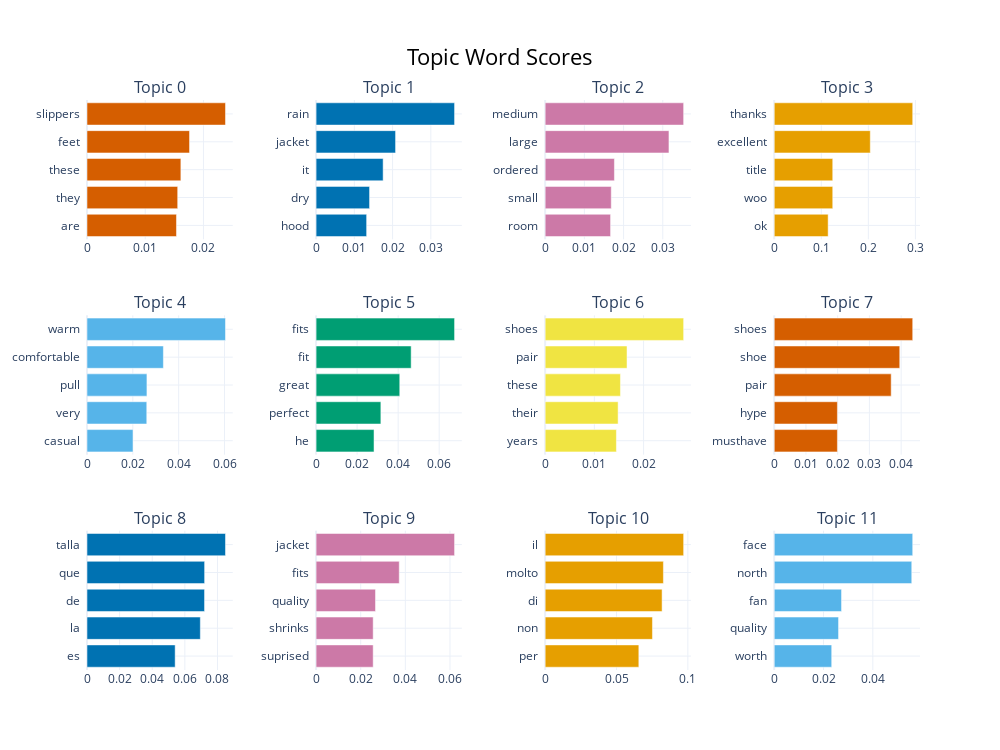

Notebook source saved alongside this figure:
### Code cell
# Visualize top topic keywords
topic_model.visualize_barchart(top_n_topics=12)

### Figure 1 — Plotly figure (JSON) as saved in the notebook; plotly's stock layout.template omitted (floating-point values rounded to 4 significant figures)
{"data": [{"marker": {"color": "#D55E00"}, "orientation": "h", "type": "bar", "x": [0.01537, 0.01558, 0.01612, 0.01761, 0.02378], "xaxis": "x", "y": ["are  ", "they  ", "these  ", "feet  ", "slippers  "], "yaxis": "y"}, {"marker": {"color": "#0072B2"}, "orientation": "h", "type": "bar", "x": [0.01322, 0.01398, 0.01753, 0.02078, 0.0362], "xaxis": "x2", "y": ["hood  ", "dry  ", "it  ", "jacket  ", "rain  "], "yaxis": "y2"}, {"marker": {"color": "#CC79A7"}, "orientation": "h", "type": "bar", "x": [0.01668, 0.01686, 0.01766, 0.03157, 0.03532], "xaxis": "x3", "y": ["room  ", "small  ", "ordered  ", "large  ", "medium  "], "yaxis": "y3"}, {"marker": {"color": "#E69F00"}, "orientation": "h", "type": "bar", "x": [0.1146, 0.1243, 0.1243, 0.2042, 0.2943], "xaxis": "x4", "y": ["ok  ", "woo  ", "title  ", "excellent  ", "thanks  "], "yaxis": "y4"}, {"marker": {"color": "#56B4E9"}, "orientation": "h", "type": "bar", "x": [0.02007, 0.02608, 0.02615, 0.03332, 0.06042], "xaxis": "x5", "y": ["casual  ", "very  ", "pull  ", "comfortable  ", "warm  "], "yaxis": "y5"}, {"marker": {"color": "#009E73"}, "orientation": "h", "type": "bar", "x": [0.02824, 0.03158, 0.04078, 0.04634, 0.0675], "xaxis": "x6", "y": ["he  ", "perfect  ", "great  ", "fit  ", "fits  "], "yaxis": "y6"}, {"marker": {"color": "#F0E442"}, "orientation": "h", "type": "bar", "x": [0.01448, 0.01483, 0.0153, 0.01664, 0.02814], "xaxis": "x7", "y": ["years  ", "their  ", "these  ", "pair  ", "shoes  "], "yaxis": "y7"}, {"marker": {"color": "#D55E00"}, "orientation": "h", "type": "bar", "x": [0.01991, 0.01991, 0.03686, 0.03956, 0.04365], "xaxis": "x8", "y": ["musthave  ", "hype  ", "pair  ", "shoe  ", "shoes  "], "yaxis": "y8"}, {"marker": {"color": "#0072B2"}, "orientation": "h", "type": "bar", "x": [0.05405, 0.06948, 0.07206, 0.07211, 0.0849], "xaxis": "x9", "y": ["es  ", "la  ", "de  ", "que  ", "talla  "], "yaxis": "y9"}, {"marker": {"color": "#CC79A7"}, "orientation": "h", "type": "bar", "x": [0.02558, 0.02558, 0.02663, 0.03726, 0.06205], "xaxis": "x10", "y": ["suprised  ", "shrinks  ", "quality  ", "fits  ", "jacket  "], "yaxis": "y10"}, {"marker": {"color": "#E69F00"}, "orientation": "h", "type": "bar", "x": [0.06565, 0.07519, 0.08195, 0.08287, 0.09705], "xaxis": "x11", "y": ["per  ", "non  ", "di  ", "molto  ", "il  "], "yaxis": "y11"}, {"marker": {"color": "#56B4E9"}, "orientation": "h", "type": "bar", "x": [0.02332, 0.02609, 0.02731, 0.05579, 0.05618], "xaxis": "x12", "y": ["worth  ", "quality  ", "fan  ", "north  ", "face  "], "yaxis": "y12"}], "layout": {"annotations": [{"font": {"size": 16}, "showarrow": false, "text": "Topic 0", "x": 0.0875, "xanchor": "center", "xref": "paper", "y": 1, "yanchor": "bottom", "yref": "paper"}, {"font": {"size": 16}, "showarrow": false, "text": "Topic 1", "x": 0.3625, "xanchor": "center", "xref": "paper", "y": 1, "yanchor": "bottom", "yref": "paper"}, {"font": {"size": 16}, "showarrow": false, "text": "Topic 2", "x": 0.6375, "xanchor": "center", "xref": "paper", "y": 1, "yanchor": "bottom", "yref": "paper"}, {"font": {"size": 16}, "showarrow": false, "text": "Topic 3", "x": 0.9125, "xanchor": "center", "xref": "paper", "y": 1, "yanchor": "bottom", "yref": "paper"}, {"font": {"size": 16}, "showarrow": false, "text": "Topic 4", "x": 0.0875, "xanchor": "center", "xref": "paper", "y": 0.6222, "yanchor": "bottom", "yref": "paper"}, {"font": {"size": 16}, "showarrow": false, "text": "Topic 5", "x": 0.3625, "xanchor": "center", "xref": "paper", "y": 0.6222, "yanchor": "bottom", "yref": "paper"}, {"font": {"size": 16}, "showarrow": false, "text": "Topic 6", "x": 0.6375, "xanchor": "center", "xref": "paper", "y": 0.6222, "yanchor": "bottom", "yref": "paper"}, {"font": {"size": 16}, "showarrow": false, "text": "Topic 7", "x": 0.9125, "xanchor": "center", "xref": "paper", "y": 0.6222, "yanchor": "bottom", "yref": "paper"}, {"font": {"size": 16}, "showarrow": false, "text": "Topic 8", "x": 0.0875, "xanchor": "center", "xref": "paper", "y": 0.2444, "yanchor": "bottom", "yref": "paper"}, {"font": {"size": 16}, "showarrow": false, "text": "Topic 9", "x": 0.3625, "xanchor": "center", "xref": "paper", "y": 0.2444, "yanchor": "bottom", "yref": "paper"}, {"font": {"size": 16}, "showarrow": false, "text": "Topic 10", "x": 0.6375, "xanchor": "center", "xref": "paper", "y": 0.2444, "yanchor": "bottom", "yref": "paper"}, {"font": {"size": 16}, "showarrow": false, "text": "Topic 11", "x": 0.9125, "xanchor": "center", "xref": "paper", "y": 0.2444, "yanchor": "bottom", "yref": "paper"}], "height": 750, "hoverlabel": {"bgcolor": "white", "font": {"family": "Rockwell", "size": 16}}, "showlegend": false, "title": {"font": {"color": "Black", "size": 22}, "text": "Topic Word Scores", "x": 0.5, "xanchor": "center", "yanchor": "top"}, "width": 1000, "xaxis": {"anchor": "y", "domain": [0, 0.175], "showgrid": true}, "xaxis10": {"anchor": "y10", "domain": [0.275, 0.45], "showgrid": true}, "xaxis11": {"anchor": "y11", "domain": [0.55, 0.725], "showgrid": true}, "xaxis12": {"anchor": "y12", "domain": [0.825, 1], "showgrid": true}, "xaxis2": {"anchor": "y2", "domain": [0.275, 0.45], "showgrid": true}, "xaxis3": {"anchor": "y3", "domain": [0.55, 0.725], "showgrid": true}, "xaxis4": {"anchor": "y4", "domain": [0.825, 1], "showgrid": true}, "xaxis5": {"anchor": "y5", "domain": [0, 0.175], "showgrid": true}, "xaxis6": {"anchor": "y6", "domain": [0.275, 0.45], "showgrid": true}, "xaxis7": {"anchor": "y7", "domain": [0.55, 0.725], "showgrid": true}, "xaxis8": {"anchor": "y8", "domain": [0.825, 1], "showgrid": true}, "xaxis9": {"anchor": "y9", "domain": [0, 0.175], "showgrid": true}, "yaxis": {"anchor": "x", "domain": [0.7556, 1], "showgrid": true}, "yaxis10": {"anchor": "x10", "domain": [0, 0.2444], "showgrid": true}, "yaxis11": {"anchor": "x11", "domain": [0, 0.2444], "showgrid": true}, "yaxis12": {"anchor": "x12", "domain": [0, 0.2444], "showgrid": true}, "yaxis2": {"anchor": "x2", "domain": [0.7556, 1], "showgrid": true}, "yaxis3": {"anchor": "x3", "domain": [0.7556, 1], "showgrid": true}, "yaxis4": {"anchor": "x4", "domain": [0.7556, 1], "showgrid": true}, "yaxis5": {"anchor": "x5", "domain": [0.3778, 0.6222], "showgrid": true}, "yaxis6": {"anchor": "x6", "domain": [0.3778, 0.6222], "showgrid": true}, "yaxis7": {"anchor": "x7", "domain": [0.3778, 0.6222], "showgrid": true}, "yaxis8": {"anchor": "x8", "domain": [0.3778, 0.6222], "showgrid": true}, "yaxis9": {"anchor": "x9", "domain": [0, 0.2444], "showgrid": true}}}
